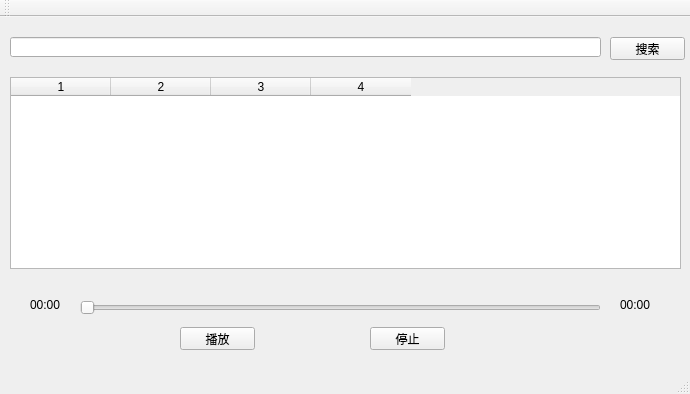
<?xml version="1.0" encoding="UTF-8"?>
<ui version="4.0">
 <class>MPlayerClass</class>
 <widget class="QMainWindow" name="MPlayerClass">
  <property name="geometry">
   <rect>
    <x>0</x>
    <y>0</y>
    <width>690</width>
    <height>394</height>
   </rect>
  </property>
  <property name="windowTitle">
   <string>MPlayer</string>
  </property>
  <widget class="QWidget" name="centralWidget">
   <widget class="QLineEdit" name="lineEdit">
    <property name="geometry">
     <rect>
      <x>10</x>
      <y>20</y>
      <width>591</width>
      <height>20</height>
     </rect>
    </property>
   </widget>
   <widget class="QPushButton" name="pushButton">
    <property name="geometry">
     <rect>
      <x>610</x>
      <y>20</y>
      <width>75</width>
      <height>23</height>
     </rect>
    </property>
    <property name="text">
     <string>搜索</string>
    </property>
   </widget>
   <widget class="QSlider" name="timeSlider">
    <property name="geometry">
     <rect>
      <x>80</x>
      <y>280</y>
      <width>521</width>
      <height>22</height>
     </rect>
    </property>
    <property name="orientation">
     <enum>Qt::Horizontal</enum>
    </property>
   </widget>
   <widget class="QPushButton" name="pushButton_2">
    <property name="geometry">
     <rect>
      <x>180</x>
      <y>310</y>
      <width>75</width>
      <height>23</height>
     </rect>
    </property>
    <property name="text">
     <string>播放</string>
    </property>
   </widget>
   <widget class="QPushButton" name="pushButton_3">
    <property name="geometry">
     <rect>
      <x>370</x>
      <y>310</y>
      <width>75</width>
      <height>23</height>
     </rect>
    </property>
    <property name="text">
     <string>停止</string>
    </property>
   </widget>
   <widget class="QTableWidget" name="tableWidget">
    <property name="geometry">
     <rect>
      <x>10</x>
      <y>60</y>
      <width>671</width>
      <height>192</height>
     </rect>
    </property>
    <property name="editTriggers">
     <set>QAbstractItemView::NoEditTriggers</set>
    </property>
    <property name="selectionMode">
     <enum>QAbstractItemView::SingleSelection</enum>
    </property>
    <property name="selectionBehavior">
     <enum>QAbstractItemView::SelectRows</enum>
    </property>
    <property name="columnCount">
     <number>4</number>
    </property>
    <column/>
    <column/>
    <column/>
    <column/>
   </widget>
   <widget class="QLabel" name="beginTime">
    <property name="geometry">
     <rect>
      <x>30</x>
      <y>280</y>
      <width>41</width>
      <height>16</height>
     </rect>
    </property>
    <property name="text">
     <string>00:00</string>
    </property>
   </widget>
   <widget class="QLabel" name="endTime">
    <property name="geometry">
     <rect>
      <x>620</x>
      <y>280</y>
      <width>41</width>
      <height>16</height>
     </rect>
    </property>
    <property name="text">
     <string>00:00</string>
    </property>
   </widget>
  </widget>
  <widget class="QMenuBar" name="menuBar">
   <property name="geometry">
    <rect>
     <x>0</x>
     <y>0</y>
     <width>690</width>
     <height>23</height>
    </rect>
   </property>
  </widget>
  <widget class="QToolBar" name="mainToolBar">
   <attribute name="toolBarArea">
    <enum>TopToolBarArea</enum>
   </attribute>
   <attribute name="toolBarBreak">
    <bool>false</bool>
   </attribute>
  </widget>
  <widget class="QStatusBar" name="statusBar"/>
 </widget>
 <layoutdefault spacing="6" margin="11"/>
 <resources>
  <include location="mplayer.qrc"/>
 </resources>
 <connections>
  <connection>
   <sender>pushButton_2</sender>
   <signal>clicked()</signal>
   <receiver>MPlayerClass</receiver>
   <slot>slot_play()</slot>
   <hints>
    <hint type="sourcelabel">
     <x>216</x>
     <y>367</y>
    </hint>
    <hint type="destinationlabel">
     <x>86</x>
     <y>393</y>
    </hint>
   </hints>
  </connection>
  <connection>
   <sender>pushButton</sender>
   <signal>clicked()</signal>
   <receiver>MPlayerClass</receiver>
   <slot>slot_search()</slot>
   <hints>
    <hint type="sourcelabel">
     <x>653</x>
     <y>77</y>
    </hint>
    <hint type="destinationlabel">
     <x>211</x>
     <y>393</y>
    </hint>
   </hints>
  </connection>
  <connection>
   <sender>tableWidget</sender>
   <signal>cellDoubleClicked(int,int)</signal>
   <receiver>MPlayerClass</receiver>
   <slot>slot_play_music(int,int)</slot>
   <hints>
    <hint type="sourcelabel">
     <x>356</x>
     <y>156</y>
    </hint>
    <hint type="destinationlabel">
     <x>374</x>
     <y>393</y>
    </hint>
   </hints>
  </connection>
  <connection>
   <sender>lineEdit</sender>
   <signal>returnPressed()</signal>
   <receiver>MPlayerClass</receiver>
   <slot>slot_search()</slot>
   <hints>
    <hint type="sourcelabel">
     <x>447</x>
     <y>67</y>
    </hint>
    <hint type="destinationlabel">
     <x>460</x>
     <y>610</y>
    </hint>
   </hints>
  </connection>
  <connection>
   <sender>pushButton_3</sender>
   <signal>clicked()</signal>
   <receiver>MPlayerClass</receiver>
   <slot>slot_stop()</slot>
   <hints>
    <hint type="sourcelabel">
     <x>398</x>
     <y>359</y>
    </hint>
    <hint type="destinationlabel">
     <x>424</x>
     <y>551</y>
    </hint>
   </hints>
  </connection>
 </connections>
 <slots>
  <slot>slot_play()</slot>
  <slot>slot_search()</slot>
  <slot>slot_play_music(int,int)</slot>
  <slot>slot_stop()</slot>
 </slots>
</ui>
